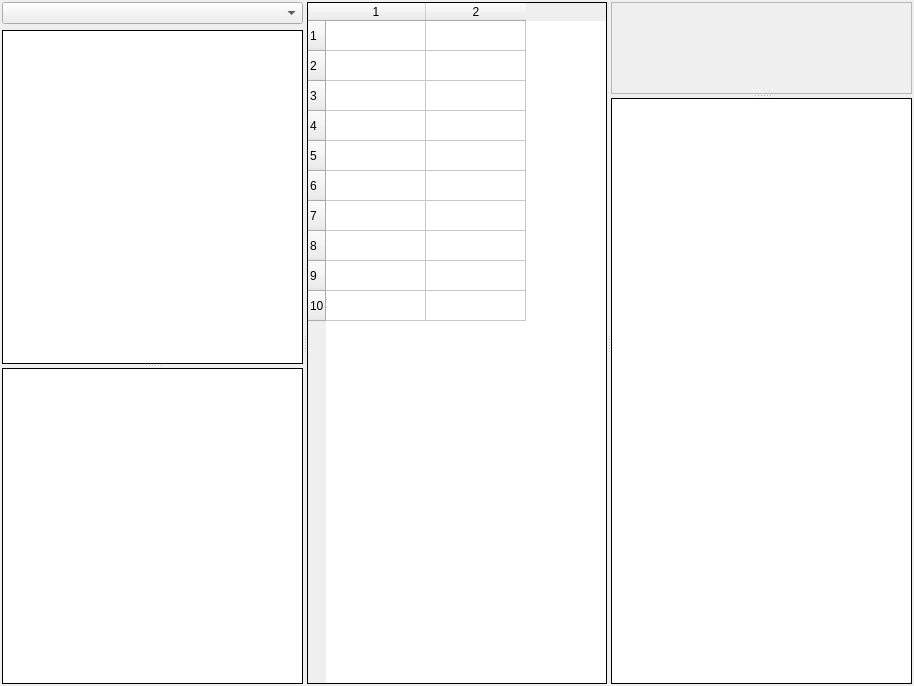
<?xml version="1.0" encoding="UTF-8"?>
<ui version="4.0">
 <class>fr_main</class>
 <widget class="QFrame" name="fr_main">
  <property name="geometry">
   <rect>
    <x>0</x>
    <y>0</y>
    <width>914</width>
    <height>686</height>
   </rect>
  </property>
  <property name="windowTitle">
   <string>Frame</string>
  </property>
  <layout class="QGridLayout" name="gridLayout">
   <property name="leftMargin">
    <number>2</number>
   </property>
   <property name="topMargin">
    <number>2</number>
   </property>
   <property name="rightMargin">
    <number>2</number>
   </property>
   <property name="bottomMargin">
    <number>2</number>
   </property>
   <item row="0" column="0">
    <widget class="QSplitter" name="spl_main">
     <property name="orientation">
      <enum>Qt::Horizontal</enum>
     </property>
     <widget class="QSplitter" name="spl_left">
      <property name="orientation">
       <enum>Qt::Vertical</enum>
      </property>
      <widget class="QWidget" name="">
       <layout class="QVBoxLayout" name="verticalLayout">
        <item>
         <widget class="QComboBox" name="cb_filter"/>
        </item>
        <item>
         <widget class="QListView" name="lst_files">
          <property name="frameShape">
           <enum>QFrame::Box</enum>
          </property>
          <property name="frameShadow">
           <enum>QFrame::Plain</enum>
          </property>
         </widget>
        </item>
       </layout>
      </widget>
      <widget class="QTreeView" name="tree_dirs">
       <property name="frameShape">
        <enum>QFrame::Box</enum>
       </property>
       <property name="frameShadow">
        <enum>QFrame::Plain</enum>
       </property>
      </widget>
     </widget>
     <widget class="QTableWidget" name="tbl_data">
      <property name="styleSheet">
       <string notr="true"/>
      </property>
      <property name="frameShape">
       <enum>QFrame::Box</enum>
      </property>
      <property name="frameShadow">
       <enum>QFrame::Plain</enum>
      </property>
      <property name="rowCount">
       <number>10</number>
      </property>
      <property name="columnCount">
       <number>2</number>
      </property>
      <row/>
      <row/>
      <row/>
      <row/>
      <row/>
      <row/>
      <row/>
      <row/>
      <row/>
      <row/>
      <column/>
      <column/>
     </widget>
     <widget class="QSplitter" name="spl_right">
      <property name="orientation">
       <enum>Qt::Vertical</enum>
      </property>
      <widget class="QFrame" name="fr_chart">
       <property name="layoutDirection">
        <enum>Qt::LeftToRight</enum>
       </property>
       <property name="frameShape">
        <enum>QFrame::StyledPanel</enum>
       </property>
       <property name="frameShadow">
        <enum>QFrame::Raised</enum>
       </property>
      </widget>
      <widget class="QTextEdit" name="txt_stat">
       <property name="frameShape">
        <enum>QFrame::Box</enum>
       </property>
       <property name="frameShadow">
        <enum>QFrame::Plain</enum>
       </property>
      </widget>
     </widget>
    </widget>
   </item>
  </layout>
 </widget>
 <resources/>
 <connections/>
</ui>
